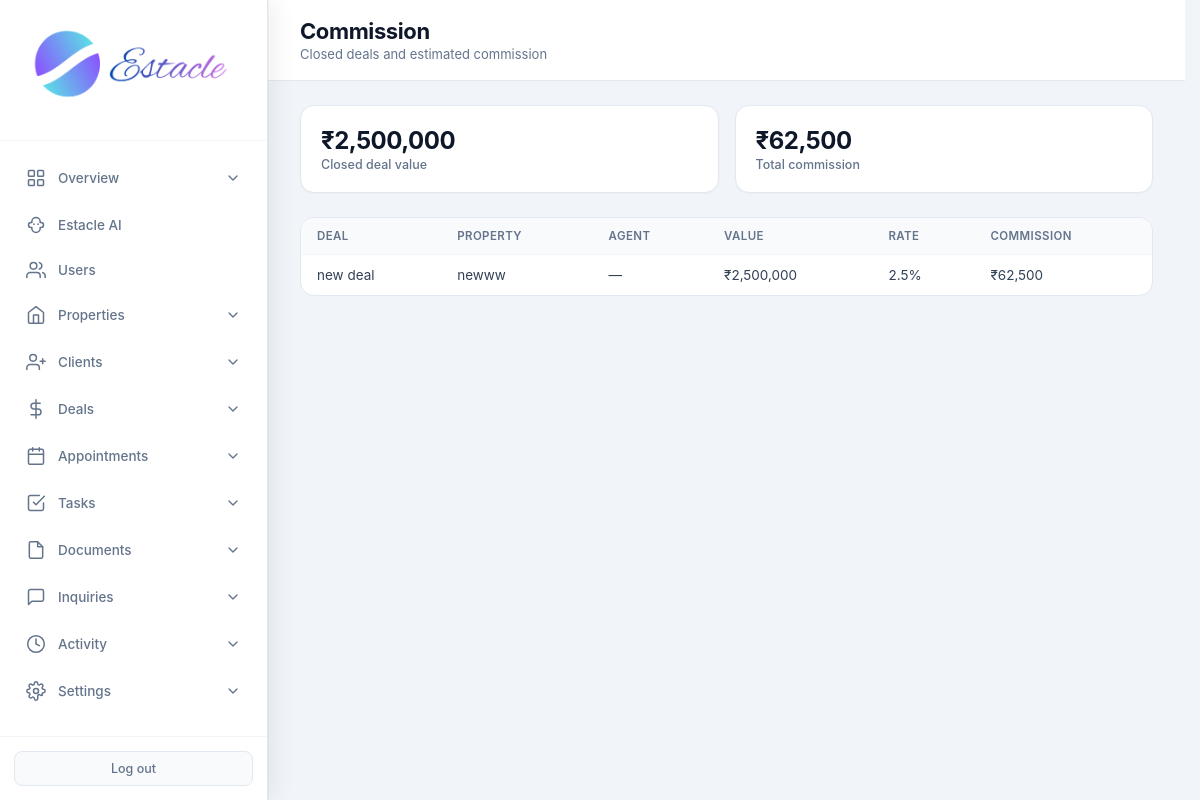
The page /admin/commission (signed in) on the database as committed earlier.
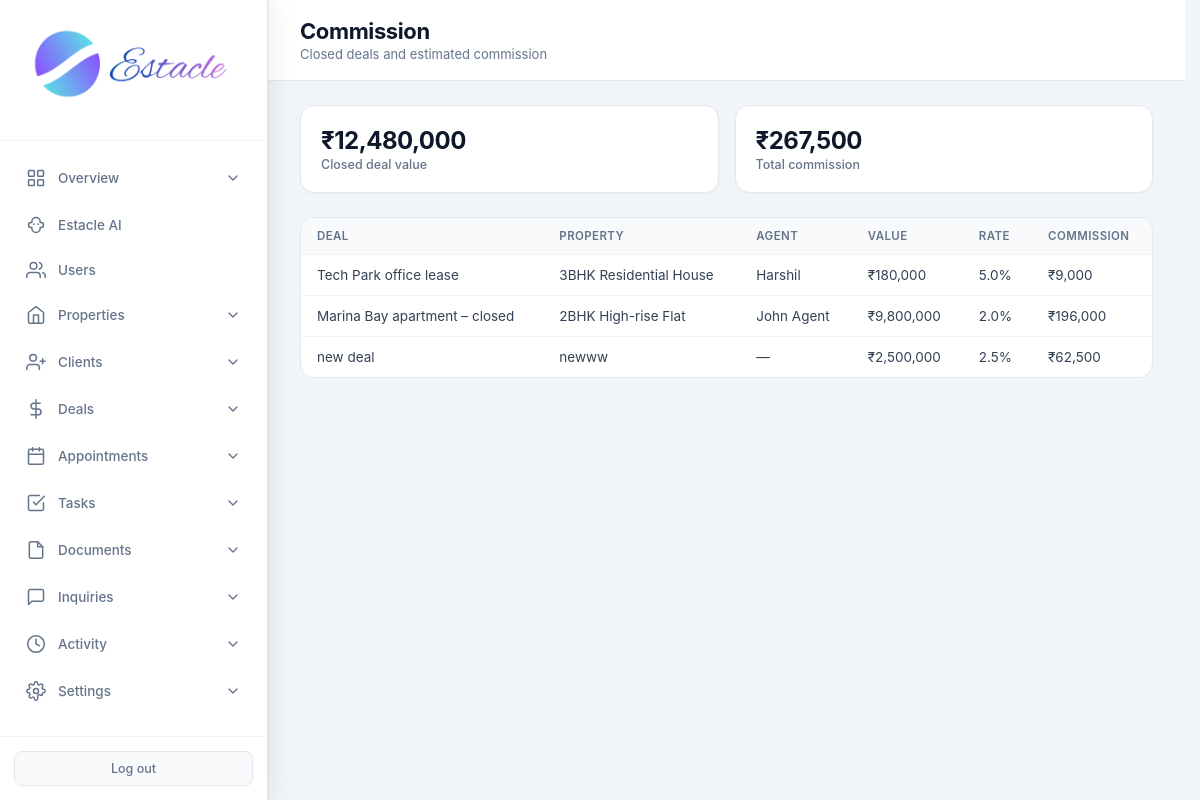
The same page on the database as committed later.
### tables this page shows
CREATE TABLE settings (
            key TEXT PRIMARY KEY,
            value TEXT
        );

CREATE TABLE deals (
            id INTEGER PRIMARY KEY AUTOINCREMENT,
            title TEXT NOT NULL,
            property_id INTEGER,
            client_id INTEGER,
            agent_id INTEGER,
            stage TEXT DEFAULT 'offer',
            value REAL DEFAULT 0,
            commission_rate REAL DEFAULT 2.5,
            expected_close TEXT,
            notes TEXT,
            created_at TIMESTAMP DEFAULT CURRENT_TIMESTAMP,
            updated_at TIMESTAMP DEFAULT CURRENT_TIMESTAMP,
            FOREIGN KEY (property_id) REFERENCES properties (id),
            FOREIGN KEY (client_id) REFERENCES clients (id),
            FOREIGN KEY (agent_id) REFERENCES users (id)
        );

CREATE TABLE properties (
            id INTEGER PRIMARY KEY AUTOINCREMENT,
            title TEXT NOT NULL,
            description TEXT,
            price REAL NOT NULL,
            property_type TEXT NOT NULL,
            status TEXT DEFAULT 'available',
            address TEXT,
            city TEXT,
            state TEXT,
            zip_code TEXT,
            bedrooms INTEGER,
            bathrooms REAL,
            area_sqft REAL,
            agent_id INTEGER,
            created_at TIMESTAMP DEFAULT CURRENT_TIMESTAMP, category TEXT DEFAULT "sale", listing_type TEXT DEFAULT "sale", floor TEXT, carpet_area REAL, furnishing TEXT, parking TEXT, amenities TEXT, seller_name TEXT, seller_phone TEXT, monthly_rent REAL, security_deposit REAL, maintenance REAL, per_sqft REAL, latitude TEXT, longitude TEXT, photos TEXT, year_built TEXT, facing TEXT, videos TEXT,
            FOREIGN KEY (agent_id) REFERENCES users (id)
        );

CREATE TABLE users (
            id INTEGER PRIMARY KEY AUTOINCREMENT,
            email TEXT UNIQUE NOT NULL,
            password TEXT NOT NULL,
            full_name TEXT NOT NULL,
            role TEXT NOT NULL CHECK(role IN ('admin', 'agent', 'customer')),
            phone TEXT,
            created_at TIMESTAMP DEFAULT CURRENT_TIMESTAMP,
            is_active INTEGER DEFAULT 1
        , avatar TEXT, last_seen TIMESTAMP, job_title TEXT, department TEXT, employee_id TEXT, license_no TEXT, commission_rate REAL, alt_phone TEXT, address TEXT, city TEXT, state TEXT, country TEXT, postal_code TEXT, notes TEXT, hire_date TEXT, timezone TEXT);

### routes/admin/commission.py (the view)
@admin.route('/admin/commission')
@login_required
@role_required('admin')
def admin_commission():
    db = get_db()
    deals = db.execute(
        """SELECT d.*, p.title as property_title, u.full_name as agent_name
           FROM deals d LEFT JOIN properties p ON d.property_id = p.id
           LEFT JOIN users u ON d.agent_id = u.id
           WHERE d.stage = 'closed'
           ORDER BY d.updated_at DESC"""
    ).fetchall()
    total_value = sum((d['value'] or 0) for d in deals)
    total_comm = sum(((d['value'] or 0) * (d['commission_rate'] or 0) / 100) for d in deals)
    currency = get_setting('currency', 'INR')
    return render_template(
        'admin_commission.html', deals=deals, total_value=total_value, total_comm=total_comm,
        currency=currency, format_money=format_money
    )

### core/db.py (called while the page is built)
def get_db():
    if 'db' not in g:
        g.db = sqlite3.connect(current_app.config['DATABASE'])
        g.db.row_factory = sqlite3.Row
    return g.db

### core/helpers.py (called while the page is built)
def login_required(f):
    @wraps(f)
    def decorated_function(*args, **kwargs):
        if 'user_id' not in session:
            flash('Please log in to access this page.', 'warning')
            return redirect(url_for('auth.login'))
        return f(*args, **kwargs)
    return decorated_function

def role_required(*roles):
    def decorator(f):
        @wraps(f)
        def decorated_function(*args, **kwargs):
            if 'user_id' not in session:
                flash('Please log in to access this page.', 'warning')
                return redirect(url_for('auth.login'))
            if session.get('role') not in roles:
                flash('You do not have permission to access this page.', 'danger')
                return redirect(url_for('auth.role_redirect'))
            return f(*args, **kwargs)
        return decorated_function
    return decorator

### templates/admin_commission.html (shortened to what this page needs)
<!DOCTYPE html>
<html lang="en"><head>
<link rel="stylesheet" href="{{ url_for('static', filename='css/admin.css') }}">
</head><body>
<div class="app-layout">
{% set active = 'commission' %}
{% include 'partials/admin_sidebar.html' %}
<main class="main-content">
<header class="top-bar"><div><h1 class="page-title">Commission</h1><p class="page-subtitle">Closed deals and estimated commission</p></div></header>
<div class="stats-grid">
<div class="stat-card"><div class="stat-info"><div class="stat-value">{{ format_money(total_value, currency) }}</div><div class="stat-label">Closed deal value</div></div></div>
<div class="stat-card"><div class="stat-info"><div class="stat-value">{{ format_money(total_comm, currency) }}</div><div class="stat-label">Total commission</div></div></div>
</div>
<div class="panel full"><div class="table-wrap"><table>
<thead><tr><th>Deal</th><th>Property</th><th>Agent</th><th>Value</th><th>Rate</th><th>Commission</th></tr></thead>
<tbody>
{% for d in deals %}
<tr>
<td>{{ d.title }}</td><td>{{ d.property_title or '—' }}</td><td>{{ d.agent_name or '—' }}</td>
<td>{{ format_money(d.value, currency) }}</td><td>{{ d.commission_rate }}%</td>
<td>{{ format_money((d.value or 0) * (d.commission_rate or 0) / 100, currency) }}</td>
</tr>
{% else %}<tr><td colspan="6" class="empty">No closed deals yet — mark deals as Closed in Deals pipeline</td></tr>{% endfor %}
</tbody></table></div></div>
</main></div></body></html>

Rows that differ between the two databases and show on the page:
computed for settings: value "₹2,500,000" → "₹12,480,000"; value "₹62,500" → "₹267,500"
added deals: title "Tech Park office lease", title "3BHK Residential House", full_name "Harshil", value.value "₹180,000", commission_rate "5.0", value+commission_rate "₹9,000"
added deals: title "Marina Bay apartment – closed", title "2BHK High-rise Flat", full_name "John Agent", value.value "₹9,800,000", commission_rate "2.0", value+commission_rate "₹196,000"
